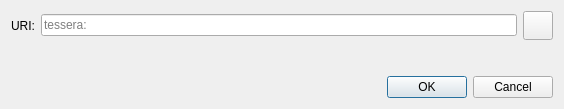
<?xml version="1.0" encoding="UTF-8"?>
<ui version="4.0">
 <class>OpenURIDialog</class>
 <widget class="QDialog" name="OpenURIDialog">
  <property name="geometry">
   <rect>
    <x>0</x>
    <y>0</y>
    <width>564</width>
    <height>109</height>
   </rect>
  </property>
  <property name="windowTitle">
   <string>Open tessera URI</string>
  </property>
  <layout class="QVBoxLayout" name="verticalLayout">
   <item>
    <layout class="QHBoxLayout" name="horizontalLayout">
     <item>
      <widget class="QLabel" name="label">
       <property name="text">
        <string>URI:</string>
       </property>
      </widget>
     </item>
     <item>
      <widget class="QValidatedLineEdit" name="uriEdit">
       <property name="placeholderText">
        <string notr="true">tessera:</string>
       </property>
      </widget>
     </item>
     <item>
      <widget class="QToolButton" name="pasteButton">
       <property name="toolTip">
        <string extracomment="Tooltip text for button that allows you to paste an address that is in your clipboard.">Paste address from clipboard</string>
       </property>
       <property name="text">
        <string/>
       </property>
       <property name="icon">
        <iconset resource="../tessera.qrc">
         <normaloff>:/icons/editpaste</normaloff>:/icons/editpaste
        </iconset>
       </property>
       <property name="iconSize">
        <size>
         <width>22</width>
         <height>22</height>
        </size>
       </property>
      </widget>
     </item>
    </layout>
   </item>
   <item>
    <spacer name="verticalSpacer">
     <property name="orientation">
      <enum>Qt::Vertical</enum>
     </property>
     <property name="sizeHint" stdset="0">
      <size>
       <width>20</width>
       <height>40</height>
      </size>
     </property>
    </spacer>
   </item>
   <item>
    <widget class="QDialogButtonBox" name="buttonBox">
     <property name="orientation">
      <enum>Qt::Horizontal</enum>
     </property>
     <property name="standardButtons">
      <set>QDialogButtonBox::Cancel|QDialogButtonBox::Ok</set>
     </property>
    </widget>
   </item>
  </layout>
 </widget>
 <customwidgets>
  <customwidget>
   <class>QValidatedLineEdit</class>
   <extends>QLineEdit</extends>
   <header>qt/qvalidatedlineedit.h</header>
  </customwidget>
 </customwidgets>
 <resources/>
 <connections>
  <connection>
   <sender>buttonBox</sender>
   <signal>accepted()</signal>
   <receiver>OpenURIDialog</receiver>
   <slot>accept()</slot>
   <hints>
    <hint type="sourcelabel">
     <x>248</x>
     <y>254</y>
    </hint>
    <hint type="destinationlabel">
     <x>157</x>
     <y>274</y>
    </hint>
   </hints>
  </connection>
  <connection>
   <sender>buttonBox</sender>
   <signal>rejected()</signal>
   <receiver>OpenURIDialog</receiver>
   <slot>reject()</slot>
   <hints>
    <hint type="sourcelabel">
     <x>316</x>
     <y>260</y>
    </hint>
    <hint type="destinationlabel">
     <x>286</x>
     <y>274</y>
    </hint>
   </hints>
  </connection>
 </connections>
</ui>
